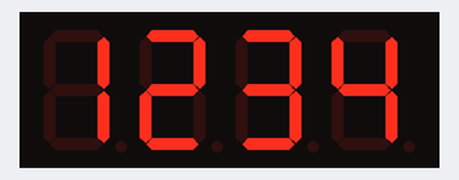
A sketch run on a simulated Arduino Uno, built with avr-gcc and run on an emulated ATmega328P. Shown: 4-digit seven-segment display.

Above: at 0.1 s.

The sketch:

4--digit7segmentdisplay.ino
```cpp
#include <TM1637Display.h>

// Define TM1637 pins
#define SCL 5  // Clock pin
#define SDA 4  // Data pin

TM1637Display display(SCL, SDA);

void setup() {
    display.setBrightness(7); // Set brightness (0-7)
}

void loop() {
    int number = 1234; // Example number to display

    display.showNumberDec(number, false); // Display number normally

    delay(1000); // Wait 1 second

    display.showNumberDecEx(number, 0b01000000, false); // Display number with colon (useful for clock)

    delay(1000);
}
```
